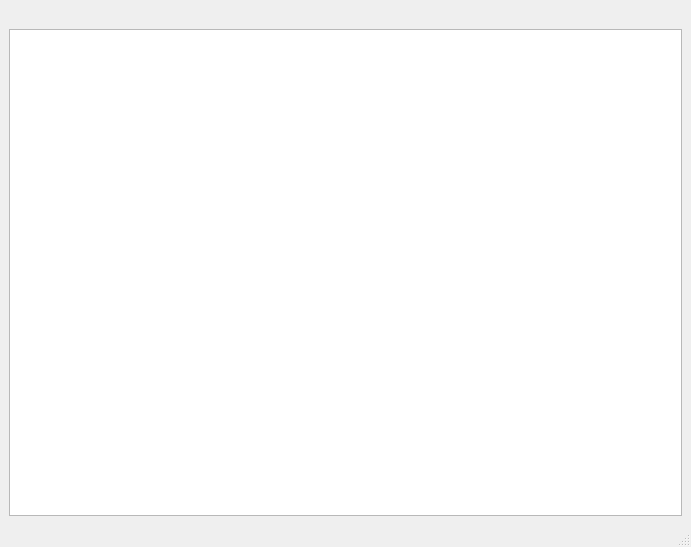
<?xml version="1.0" encoding="UTF-8"?>
<ui version="4.0">
 <class>ImagemOriginal</class>
 <widget class="QMainWindow" name="ImagemOriginal">
  <property name="enabled">
   <bool>true</bool>
  </property>
  <property name="geometry">
   <rect>
    <x>0</x>
    <y>0</y>
    <width>691</width>
    <height>547</height>
   </rect>
  </property>
  <property name="windowTitle">
   <string>Imagem Original</string>
  </property>
  <widget class="QWidget" name="centralwidget">
   <property name="sizePolicy">
    <sizepolicy hsizetype="Expanding" vsizetype="Expanding">
     <horstretch>0</horstretch>
     <verstretch>0</verstretch>
    </sizepolicy>
   </property>
   <layout class="QVBoxLayout" name="verticalLayout">
    <item alignment="Qt::AlignHCenter">
     <widget class="QLabel" name="InfoOrig">
      <property name="text">
       <string/>
      </property>
     </widget>
    </item>
    <item>
     <widget class="QGraphicsView" name="GraphicOrig"/>
    </item>
   </layout>
  </widget>
  <widget class="QMenuBar" name="menubar">
   <property name="geometry">
    <rect>
     <x>0</x>
     <y>0</y>
     <width>691</width>
     <height>22</height>
    </rect>
   </property>
  </widget>
  <widget class="QStatusBar" name="statusbar"/>
 </widget>
 <resources/>
 <connections/>
</ui>
